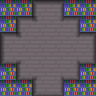

The image is a tile-based game level rendered from a .tmx file. Its description and source (layers, tilesets, objects; grid data summarised) follow:
An orthogonal 6x6 tile map with 16x16 px tiles, 1 tile layer (Tile Layer 1) and 13 objects (12x munk, start).

<map version="1.0" orientation="orthogonal" renderorder="right-down" width="6" height="6" tilewidth="16" tileheight="16">
 <tileset firstgid="1" source="tex0.tsx" />
 <layer name="Tile Layer 1" width="6" height="6">
  <data>[36 cells, 36 non-empty, 10 distinct tile ids]</data>
 </layer>
 <objectgroup name="Object Layer 1">
  <object type="start" x="7.4545" y="45.0909" width="6.54545" height="4.54545" />
  <object name="Fine job brother. The brotherhood have ringed in a new era of reasoning. The game is over." type="munk" x="50" y="46.7273" width="5.45455" height="4.18182" />
  <object type="munk" x="64.9091" y="46.7273" width="4.90909" height="4.18182" />
  <object type="munk" x="65.2727" y="54.9091" width="4.90909" height="4.18182" />
  <object type="munk" x="59.6364" y="32.1818" width="4.90909" height="4.18182" />
  <object type="munk" x="61.0909" y="60.7273" width="4.90909" height="4.18182" />
  <object type="munk" x="59.0909" y="53.8182" width="4.90909" height="4.18182" />
  <object type="munk" x="59.2727" y="44.7273" width="4.90909" height="4.18182" />
  <object type="munk" x="67.0909" y="37.4545" width="4.90909" height="4.18182" />
  <object type="munk" x="69.4545" y="48.5455" width="4.90909" height="4.18182" />
  <object type="munk" x="61.8182" y="38.5455" width="4.90909" height="4.18182" />
  <object type="munk" x="70" y="42.7273" width="4.90909" height="4.18182" />
  <object type="munk" x="66.7273" y="60.1818" width="4.90909" height="4.18182" />
 </objectgroup>
</map>
